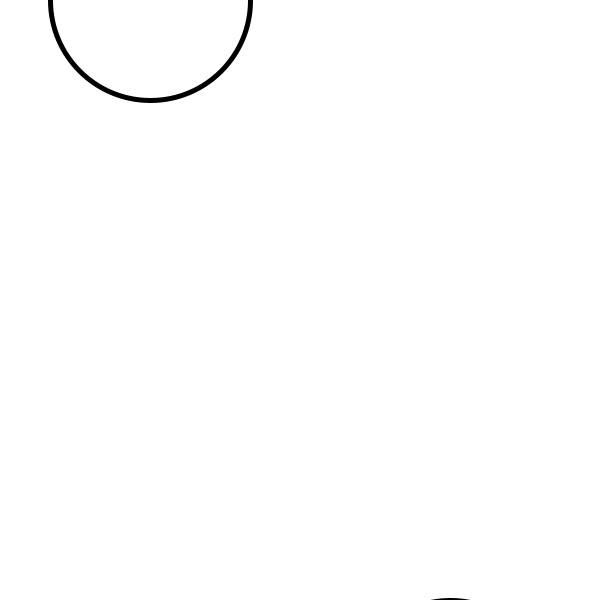
Frame 1 (no input)
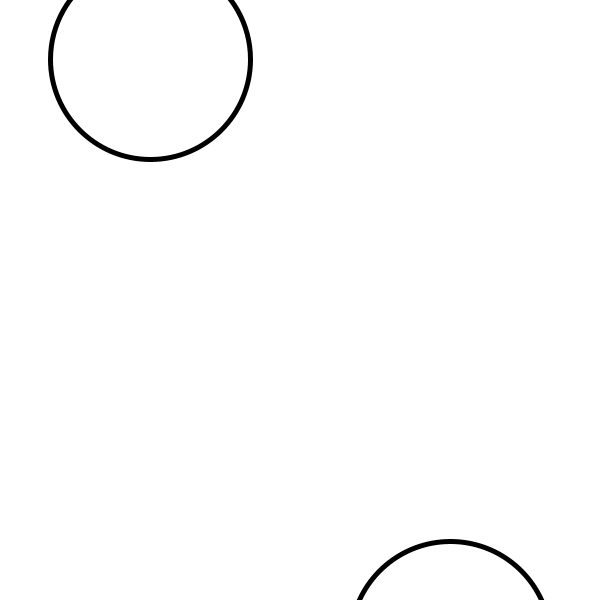
Frame 60 (the mouse pressed at the canvas centre just before this capture)
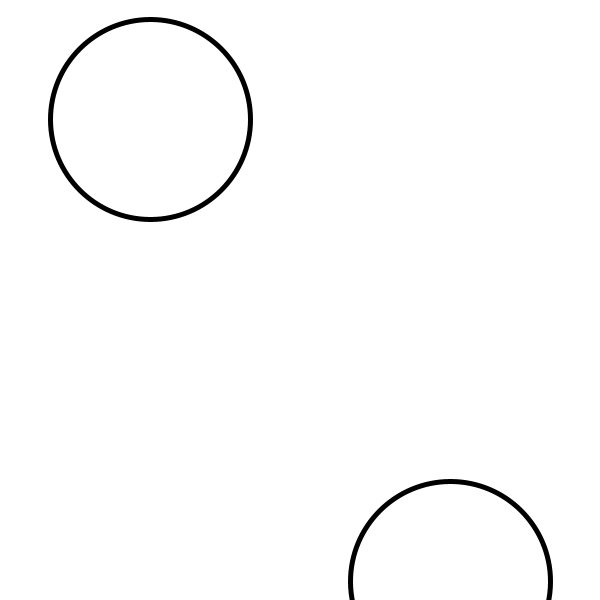
Frame 120 (the mouse held since frame 60 and released just before this capture)

The Processing sketch that drew these frames (run headless with seeded random() and noise(); from frame 60 on, the mouse is pressed at the canvas centre):

// Processing sketch: p2_6checkpoint
// ── p2_6checkpoint.pde
// Trevor Chen
// 2-2
// 23/2/15

int y1, y2;

void setup() {
  size(600, 600);
  y1 = 0;
  y2 = 700;
  strokeWeight(5);
}

void draw() {
  background(255);
  circle(150, y1, 200);
  circle(450, y2, 200);
  y1 += 1;
  y2 -= 1;
  if (y1 > 700) {
    y1 = -100;
    y2 = 700;
  }
}
